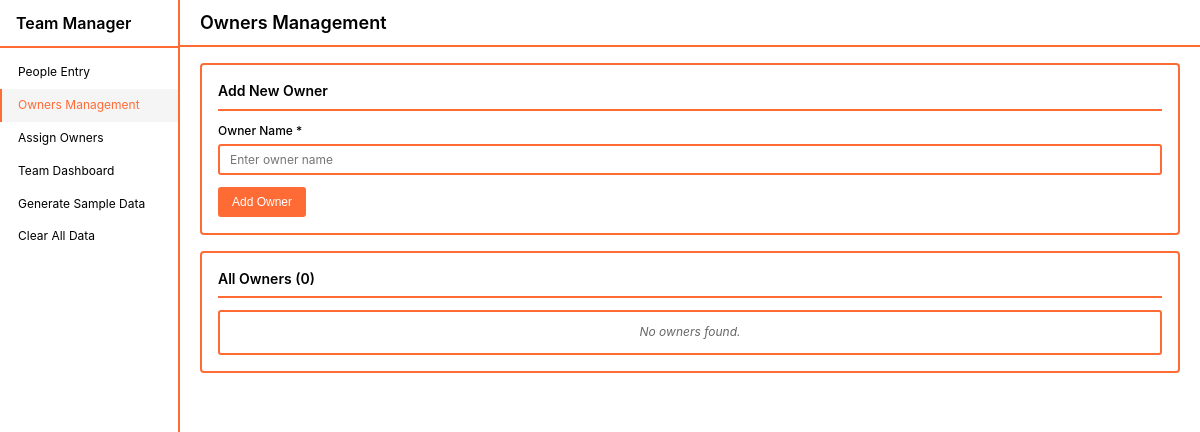
Before: /owners.php with the older database file.
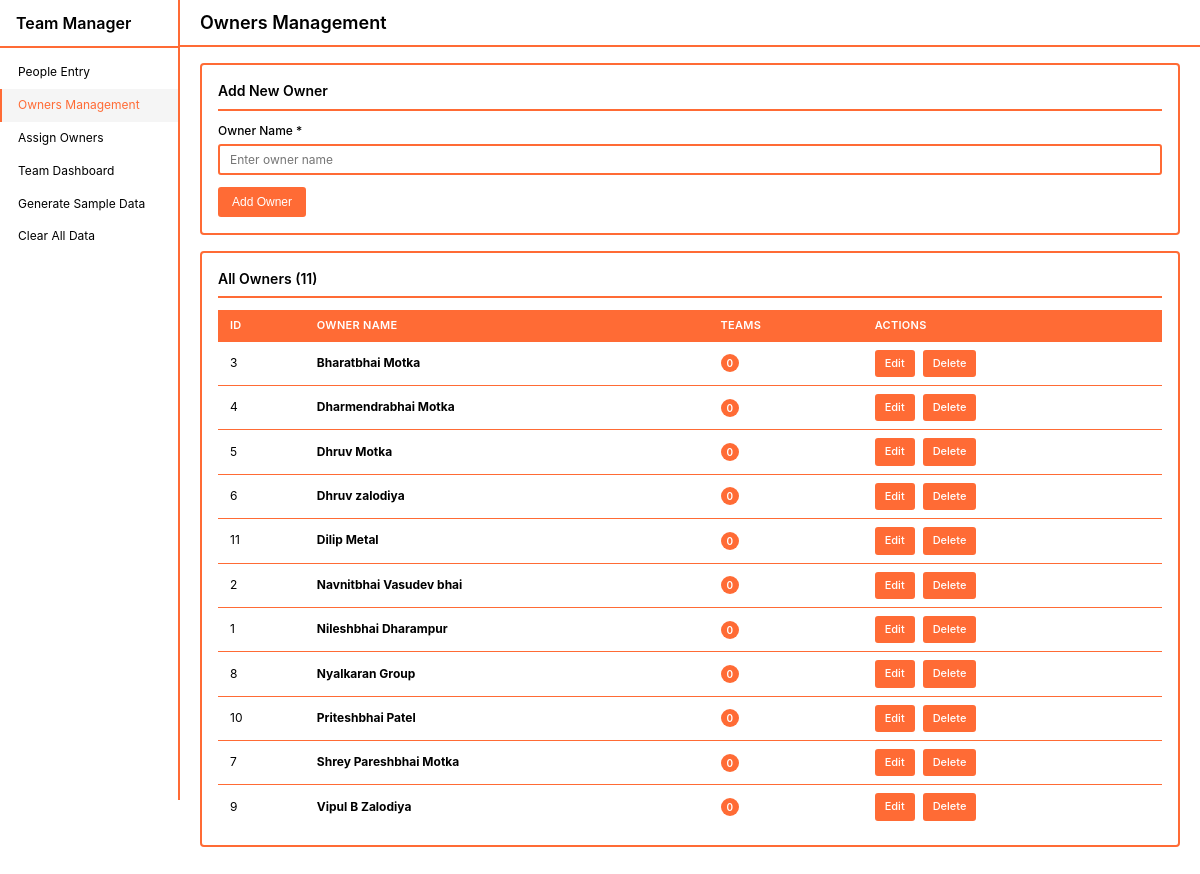
After: the same page with the newer database file.
### tables this page shows
CREATE TABLE owners (
            id INTEGER PRIMARY KEY AUTOINCREMENT,
            owner_name TEXT NOT NULL UNIQUE,
            created_at DATETIME DEFAULT CURRENT_TIMESTAMP
        );

### owners.php (the view, shortened to what this page needs)
<?php
$db = getDB();
$allOwners = $db->query("SELECT * FROM owners ORDER BY owner_name")->fetchAll();
$editingOwner = null;
?>
<!DOCTYPE html>
<html lang="en">
<head>
    <link rel="stylesheet" href="style.css">
</head>
<body>
    <div class="dashboard-wrapper">
        <?php include 'sidebar.php'; ?>
        <div class="main-content">
            <div class="top-bar">
                <div class="page-title">
                    <span>Owners Management</span>
                </div>
            </div>
            <div class="container">
                <div class="card">
                    <div class="card-header">
                        <div class="card-title">
                            <span><?php echo $editingOwner ? 'Edit Owner' : 'Add New Owner'; ?></span>
                        </div>
                    </div>
                    <form method="POST" action="">
                        <?php if ($editingOwner): ?>
                            <input type="hidden" name="owner_id" value="<?php echo $editingOwner['id']; ?>">
                            <div class="form-group">
                                <label for="owner_name">Owner Name *</label>
                                <input type="text" id="owner_name" name="owner_name" required
                                       value="<?php echo htmlspecialchars($editingOwner['owner_name']); ?>"
                                       placeholder="Enter owner name">
                            </div>
                            <div style="display: flex; gap: 12px;">
                                <button type="submit" name="edit_owner" class="btn btn-success">
                                    <span>Update Owner</span>
                                </button>
                                <a href="owners.php" class="btn">
                                    <span>Cancel</span>
                                </a>
                            </div>
                        <?php else: ?>
                            <div class="form-group">
                                <label for="owner_name">Owner Name *</label>
                                <input type="text" id="owner_name" name="owner_name" required
                                       placeholder="Enter owner name"
                                       value="<?php echo htmlspecialchars($_POST['owner_name'] ?? ''); ?>">
                            </div>
                            <button type="submit" name="add_owner" class="btn btn-success">
                                <span>Add Owner</span>
                            </button>
                        <?php endif; ?>
                    </form>
                </div>
                <div class="card">
                    <div class="card-header">
                        <div class="card-title">
                            <span>All Owners (<?php echo count($allOwners); ?>)</span>
                        </div>
                    </div>
                    <?php if (empty($allOwners)): ?>
                        <div class="no-members">No owners found.</div>
                    <?php else: ?>
                        <div class="table-container">
                            <table class="data-table">
                                <thead>
                                    <tr>
                                        <th>ID</th>
                                        <th>Owner Name</th>
                                        <th>Teams</th>
                                        <th>Actions</th>
                                    </tr>
                                </thead>
                                <tbody>
                                    <?php foreach ($allOwners as $owner): ?>
                                        <?php
                                        $teamCount = $db->prepare("SELECT COUNT(*) as count FROM teams WHERE owner_id = ?");
                                        $teamCount->execute([$owner['id']]);
                                        $count = $teamCount->fetch()['count'];
                                        ?>
                                        <tr>
                                            <td><?php echo $owner['id']; ?></td>
                                            <td><strong><?php echo htmlspecialchars($owner['owner_name']); ?></strong></td>
                                            <td>
                                                <span class="badge badge-info"><?php echo $count; ?></span>
                                            </td>
                                            <td>
                                                <div style="display: flex; gap: 8px;">
                                                    <a href="owners.php?edit=<?php echo $owner['id']; ?>"
                                                       class="btn btn-small">
                                                        <span>Edit</span>
                                                    </a>
                                                    <a href="owners.php?delete=<?php echo $owner['id']; ?>"
                                                       class="btn btn-danger btn-small"
                                                       onclick="return confirm('Delete <?php echo htmlspecialchars($owner['owner_name']); ?>?\n\nThis will also delete all teams under this owner.');">
                                                        <span>Delete</span>
                                                    </a>
                                                </div>
                                            </td>
                                        </tr>
                                    <?php endforeach; ?>
                                </tbody>
                            </table>
                        </div>
                    <?php endif; ?>
                </div>
            </div>
        </div>
    </div>
</body>
</html>

### sidebar.php
<?php
$current_page = basename($_SERVER['PHP_SELF']);
?>
<div class="sidebar">
    <div class="sidebar-header">
        <h1>
            <span>Team Manager</span>
        </h1>
    </div>
    <nav class="sidebar-nav">
        <a href="index.php" class="<?php echo $current_page == 'index.php' ? 'active' : ''; ?>">
            <span>People Entry</span>
        </a>
        <a href="owners.php" class="<?php echo $current_page == 'owners.php' ? 'active' : ''; ?>">
            <span>Owners Management</span>
        </a>
        <a href="assign_owners.php" class="<?php echo $current_page == 'assign_owners.php' ? 'active' : ''; ?>">
            <span>Assign Owners</span>
        </a>
        <a href="teams.php" class="<?php echo $current_page == 'teams.php' ? 'active' : ''; ?>">
            <span>Team Dashboard</span>
        </a>
        <a href="generate_sample.php" class="<?php echo $current_page == 'generate_sample.php' ? 'active' : ''; ?>">
            <span>Generate Sample Data</span>
        </a>
        <a href="clear_data.php" class="<?php echo $current_page == 'clear_data.php' ? 'active' : ''; ?>">
            <span>Clear All Data</span>
        </a>
    </nav>
</div>

### style.css (style rules this page uses)
* { margin: 0; padding: 0; box-sizing: border-box; }
:root { --orange: #ff6b35; --orange-dark: #e55a2b; --orange-light: #ff8c5a; --white: #ffffff; --black: #000000; --gray: #666666; --gray-light: #f5f5f5; --gray-border: #e0e0e0; }
body { font-family: -apple-system, BlinkMacSystemFont, 'Segoe UI', Roboto, sans-serif; background: var(--white); color: var(--black); line-height: 1.4; font-size: 13px; }
.dashboard-wrapper { display: flex; min-height: 100vh; }
.sidebar { width: 180px; background: var(--white); color: var(--black); padding: 0; position: fixed; height: 100vh; overflow-y: auto; border-right: 2px solid var(--orange); }
.sidebar-header { padding: 12px 16px; border-bottom: 2px solid var(--orange); }
.sidebar-header h1 { font-size: 16px; font-weight: 600; color: var(--black); margin: 0; display: flex; align-items: center; gap: 6px; }
.sidebar-nav { padding: 8px 0; }
.sidebar-nav a { display: flex; align-items: center; gap: 8px; padding: 8px 16px; color: var(--black); text-decoration: none; transition: all 0.2s; font-size: 12px; border-left: 2px solid transparent; }
.sidebar-nav a:hover, .sidebar-nav a.active { background: var(--gray-light); color: var(--orange); border-left-color: var(--orange); }
.main-content { margin-left: 180px; flex: 1; width: calc(100% - 180px); background: var(--white); }
.top-bar { background: var(--white); padding: 10px 20px; border-bottom: 2px solid var(--orange); position: sticky; top: 0; z-index: 100; display: flex; justify-content: space-between; align-items: center; }
.page-title { font-size: 18px; font-weight: 600; color: var(--black); display: flex; align-items: center; gap: 8px; }
.container { padding: 16px 20px; max-width: 1400px; margin: 0 auto; background: var(--white); }
.card { background: var(--white); border: 2px solid var(--orange); border-radius: 4px; padding: 16px; margin-bottom: 16px; }
.card-header { display: flex; justify-content: space-between; align-items: center; margin-bottom: 12px; padding-bottom: 8px; border-bottom: 2px solid var(--orange); }
.card-title { font-size: 14px; font-weight: 600; color: var(--black); display: flex; align-items: center; gap: 6px; }
.form-group { margin-bottom: 12px; }
label { display: block; margin-bottom: 4px; font-weight: 500; color: var(--black); font-size: 12px; }
input[type="text"], input[type="number"], textarea, select { width: 100%; padding: 6px 10px; border: 2px solid var(--orange); border-radius: 3px; font-size: 12px; font-family: inherit; background: var(--white); color: var(--black); }
.btn { display: inline-flex; align-items: center; gap: 4px; padding: 6px 12px; background: var(--orange); color: var(--white); border: 2px solid var(--orange); border-radius: 3px; cursor: pointer; font-size: 12px; font-weight: 500; text-decoration: none; transition: background 0.2s; }
.btn-success { background: var(--orange); border-color: var(--orange); }
.btn-danger { background: var(--orange); color: var(--white); border-color: var(--orange); }
.btn-small { padding: 4px 8px; font-size: 11px; }
table { width: 100%; border-collapse: collapse; }
thead { background: var(--orange); color: var(--white); }
th, td { padding: 8px 12px; text-align: left; font-size: 12px; color: var(--black); }
th { font-weight: 600; font-size: 11px; text-transform: uppercase; letter-spacing: 0.3px; color: var(--white); }
tbody tr { border-bottom: 1px solid var(--orange); background: var(--white); }
tbody tr:last-child { border-bottom: none; }
.badge { display: inline-block; padding: 2px 6px; border-radius: 10px; font-size: 10px; font-weight: 600; text-transform: uppercase; letter-spacing: 0.3px; }
.badge-info { background: var(--orange); color: var(--white); }
.no-members { color: var(--gray); font-style: italic; padding: 12px; text-align: center; background: var(--white); border: 2px solid var(--orange); border-radius: 3px; font-size: 12px; }

Changed rows visible on the page:
added owners: id "3", owner_name "Bharatbhai Motka", count "0"
added owners: id "4", owner_name "Dharmendrabhai Motka", count "0"
added owners: id "5", owner_name "Dhruv Motka", count "0"
added owners: id "6", owner_name "Dhruv zalodiya", count "0"
added owners: id "11", owner_name "Dilip Metal", count "0"
added owners: id "2", owner_name "Navnitbhai Vasudev bhai", count "0"
added owners: id "1", owner_name "Nileshbhai Dharampur", count "0"
added owners: id "8", owner_name "Nyalkaran Group", count "0"
added owners: id "10", owner_name "Priteshbhai Patel", count "0"
added owners: id "7", owner_name "Shrey Pareshbhai Motka", count "0"
added owners: id "9", owner_name "Vipul B Zalodiya", count "0"
Other visible differences:
count($allOwners): "0" → "11"
text no longer shown: "No owners found."
text now shown: "ID OWNER NAME TEAMS ACTIONS"
